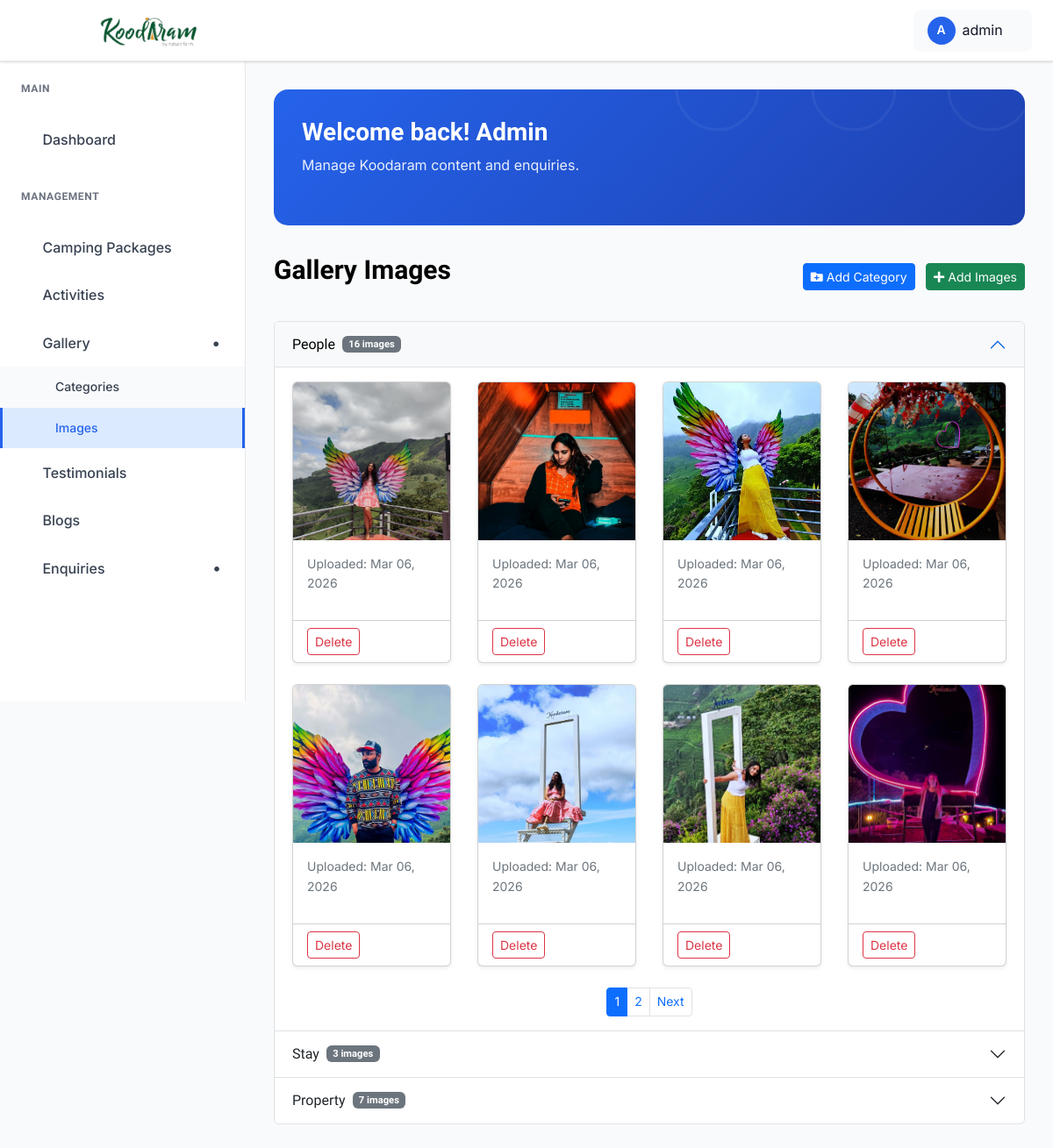
/dashboard/gallery/ (signed in), run on the app's committed database.
### koodaram_app/models.py (models this page shows, shortened)
class Category(models.Model):
    name = models.CharField(max_length=100, unique=True)
    created_at = models.DateTimeField(auto_now_add=True)
    class Meta:
        verbose_name_plural = "Categories"

class OptimizedImageModel(models.Model):
    image_fields = []
    class Meta:
        abstract = True

class GalleryImage(OptimizedImageModel):
    image_fields = ["image"]
    category = models.ForeignKey(
        Category, on_delete=models.CASCADE, related_name="images"
    )
    title = models.CharField(max_length=150, blank=True, null=True)
    image = models.ImageField(upload_to="gallery/")
    uploaded_at = models.DateTimeField(auto_now_add=True)

### koodaram_app/views.py (the view)
# urls.py: path("dashboard/gallery/", views.gallery_images, name="list_image"),
@login_required(login_url="admin_login")
def gallery_images(request):
    categories = Category.objects.all().prefetch_related("images")
    category_pages = {}
    for category in categories:
        images_qs = category.images.all().order_by("-uploaded_at")
        paginator = Paginator(images_qs, 8)
        page_number = request.GET.get(f"page_{category.id}", 1)
        try:
            page_obj = paginator.page(page_number)
        except PageNotAnInteger:
            page_obj = paginator.page(1)
        except EmptyPage:
            page_obj = paginator.page(paginator.num_pages)
        category_pages[category.id] = page_obj
    return render(
        request, "admin_pages/image_list.html",
        {"categories": categories, "category_pages": category_pages},
    )

### templates/admin_pages/image_list.html (shortened to what this page needs)
{% extends "admin_pages/base.html" %}
{% load static %}
{% block content %}
<div class="dashboard__form__wraper">
    <div class="create__course__title mb-4 d-flex justify-content-between align-items-center">
        <h4>Gallery Images</h4>
        <div>
            <a href="{% url 'add_category' %}" class="btn btn-primary btn-sm me-2">
                <i class="fas fa-folder-plus"></i> Add Category
            </a>
            <a href="{% url 'add_image' %}" class="btn btn-success btn-sm">
                <i class="fas fa-plus"></i> Add Images
            </a>
        </div>
    </div>
    <div class="accordion" id="categoriesAccordion">
        {% for category in categories %}
        <div class="accordion-item">
            <h2 class="accordion-header" id="heading{{ category.id }}">
                <button class="accordion-button {% if not forloop.first %}collapsed{% endif %}" type="button"
                        data-bs-toggle="collapse" data-bs-target="#collapse{{ category.id }}"
                        aria-expanded="{% if forloop.first %}true{% else %}false{% endif %}"
                        aria-controls="collapse{{ category.id }}">
                    {{ category.name }}
                    <span class="badge bg-secondary ms-2">{{ category.images.count }} images</span>
                </button>
            </h2>
            <div id="collapse{{ category.id }}"
                 class="accordion-collapse collapse {% if forloop.first %}show{% endif %}"
                 aria-labelledby="heading{{ category.id }}" data-bs-parent="#categoriesAccordion">
                <div class="accordion-body">
                    {% for cat_id, page_obj in category_pages.items %}
                        {% if cat_id == category.id %}
                            {% if page_obj.object_list %}
                            <div class="row">
                                {% for image in page_obj %}
                                <div class="col-md-3 col-sm-4 col-6 mb-4">
                                    <div class="card h-100 shadow-sm">
                                        <img src="{{ image.image.url }}"
                                             class="card-img-top"
                                             alt="{{ image.title|default:image.image.name }}"
                                             style="height: 180px; object-fit: cover;">
                                        <div class="card-body">
                                            <p class="text-muted small">Uploaded: {{ image.uploaded_at|date:"M d, Y" }}</p>
                                        </div>
                                        <div class="card-footer bg-transparent d-flex justify-content-between">
                                            <button class="btn btn-sm btn-outline-danger" data-bs-toggle="modal" data-bs-target="#deleteImageModal{{ image.id }}">Delete</button>
                                        </div>
                                    </div>
                                </div>
                                {% endfor %}
                            </div>
                            <nav>
                                <ul class="pagination pagination-sm justify-content-center">
                                    {% for num in page_obj.paginator.page_range %}
                                        {% if num <= page_obj.number|add:3 and num >= page_obj.number|add:-3 %}
                                            <li class="page-item {% if page_obj.number == num %}active{% endif %}">
                                                <a class="page-link" href="?page_{{ category.id }}={{ num }}">{{ num }}</a>
                                            </li>
                                        {% endif %}
                                    {% endfor %}
                                    {% if page_obj.has_next %}
                                        <li class="page-item">
                                            <a class="page-link" href="?page_{{ category.id }}={{ page_obj.next_page_number }}">Next</a>
                                        </li>
                                    {% endif %}
                                </ul>
                            </nav>
                            {% else %}
                            <p class="text-muted">No images found in this category.</p>
                            {% endif %}
                        {% endif %}
                    {% endfor %}
                </div>
            </div>
        </div>
        {% endfor %}
    </div>
</div>
{% endblock %}

### templates/admin_pages/base.html (shortened to what this page needs)
{% load static %}
<!doctype html>
<html class="no-js" lang="en">
<head>
    <link rel="stylesheet" href="https://cdnjs.cloudflare.com/ajax/libs/toastr.js/latest/toastr.min.css">
    <link href="https://cdnjs.cloudflare.com/ajax/libs/font-awesome/5.15.4/css/all.min.css" rel="stylesheet">
    <link rel="stylesheet" href="{% static 'admin-static/assets/css/bootstrap.min.css' %}">
    <link rel="stylesheet" href="{% static 'admin-static/assets/css/icofont.min.css' %}">
    <link rel="stylesheet" href="{% static 'admin-static/assets/css/style.css' %}">
</head>
<body>
    <header class="dashboard-header">
        <div class="header-left">
            <a href="{% url 'admin_dashboard' %}" class="logo">
                <img src="{% static 'logo.png' %}" alt="Logo" style="height:200px;">
            </a>
        </div>
        <div class="header-right">
            <div class="user-profile-dropdown">
                <div class="user-profile-toggle">
                    <div class="user-avatar">
                        {{ request.user.username|first|upper }}
                    </div>
                    <span>{{ request.user.username}}</span>
                    <i class="icofont-simple-down"></i>
                </div>
            </div>
        </div>
    </header>
    <aside class="dashboard-sidebar" id="dashboardSidebar">
        <div class="sidebar-content">
            <div class="sidebar-section">
                <h6 class="sidebar-title">Main</h6>
                <ul class="sidebar-menu">
                    <li>
                        <a href="{% url 'admin_dashboard' %}"
                            class="{% if request.resolver_match.url_name == 'admin_dashboard' %}active{% endif %}">
                            <i class="icofont-dashboard"></i>
                            Dashboard
                        </a>
                    </li>
                </ul>
            </div>
            <div class="sidebar-section">
                <h6 class="sidebar-title">Management</h6>
                <ul class="sidebar-menu">
                    <li>
                        <a href="{% url 'admin_camping_package_list' %}"
                            class="{% if request.resolver_match.url_name == 'admin_camping_package_list' %}active{% endif %}">
                            <i class="icofont-quote-left"></i>
                            Camping Packages
                        </a>
                    </li>
                    <li>
                        <a href="{% url 'admin_activity_list' %}"
                            class="{% if request.resolver_match.url_name == 'admin_activity_list' %}active{% endif %}">
                            <i class="icofont-quote-left"></i>
                            Activities
                        </a>
                    </li>
                    <li
                        class="has-dropdown {% if request.resolver_match.url_name == 'list_image' or request.resolver_match.url_name == 'category_list' %}open{% endif %}">
                        <a href="#">
                            <i class="icofont-picture"></i>
                            Gallery
                        </a>
                        <ul class="submenu">
                            <li>
                                <a href="{% url 'category_list' %}"
                                    class="{% if request.resolver_match.url_name == 'category_list' %}active{% endif %}">
                                    Categories
                                </a>
                            </li>
                            <li>
                                <a href="{% url 'list_image' %}"
                                    class="{% if request.resolver_match.url_name == 'list_image' %}active{% endif %}">
                                    Images
                                </a>
                            </li>
                        </ul>
                    </li>
                    <li>
                        <a href="{% url 'review_list' %}"
                            class="{% if request.resolver_match.url_name == 'review_list' %}active{% endif %}">
                            <i class="icofont-quote-left"></i>
                            Testimonials
                        </a>
                    </li>
                    <li>
                        <a href="{% url 'admin_blog_list' %}"
                            class="{% if request.resolver_match.url_name == 'admin_blog_list' %}active{% endif %}">
                            <i class="icofont-newspaper"></i>
                            Blogs
                        </a>
                    </li>
                    <li class="has-dropdown">
                        <a href="#">
                            <i class="icofont-ui-messaging"></i>
                            Enquiries
                        </a>
                    </li>
                </ul>
            </div>
        </div>
    </aside>
    <main class="dashboard-main">
        <div class="dashboard-content">
            <div class="dashboard-banner">
                <div class="banner-content">
                    <h1 class="banner-title">Welcome back! Admin</h1>
                    <p class="banner-subtitle">Manage Koodaram content and enquiries.</p>
                </div>
            </div>
            {% block content %}{% endblock %}
        </div>
    </main>
</body>
</html>

### data on the page
Category: name "People", images.count "16", page_range "1" "2"
GalleryImage: image (picture), uploaded_at "Mar 06, 2026"
GalleryImage: image (picture), uploaded_at "Mar 06, 2026"
GalleryImage: image (picture), uploaded_at "Mar 06, 2026"
GalleryImage: image (picture), uploaded_at "Mar 06, 2026"
GalleryImage: image (picture), uploaded_at "Mar 06, 2026"
GalleryImage: image (picture), uploaded_at "Mar 06, 2026"
GalleryImage: image (picture), uploaded_at "Mar 06, 2026"
GalleryImage: image (picture), uploaded_at "Mar 06, 2026"
Category: name "Stay", images.count "3"
Category: name "Property", images.count "7"

### other printed values
{{ request.user.username|first|upper }} "A"
{{ request.user.username }} "admin"
